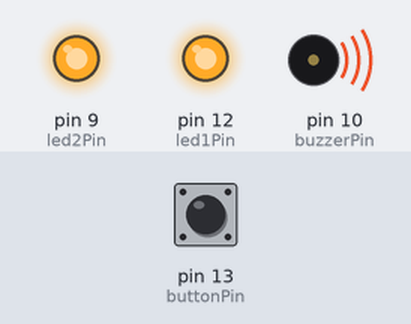
Bench run of a sketch on a simulated Arduino Uno, built with avr-gcc and run on an emulated ATmega328P. Shown: output pins drawn as LEDs (lit = HIGH), buzzer (waves = sounding, pin HIGH). The test bench sets the inputs (shaded band); at power-on: pin 13 (buttonPin) HIGH.

Above: at 4.8 s.
4.9 s: pin 13 (buttonPin) pulled LOW for 2.35 s
At 8.5 s:
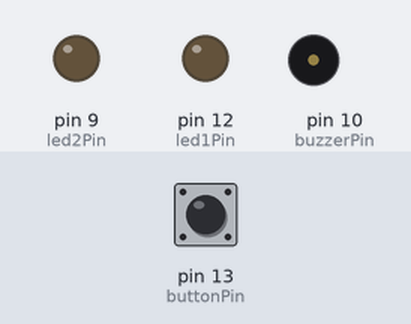
10.8 s: pin 13 (buttonPin) driven LOW
At 15.5 s:
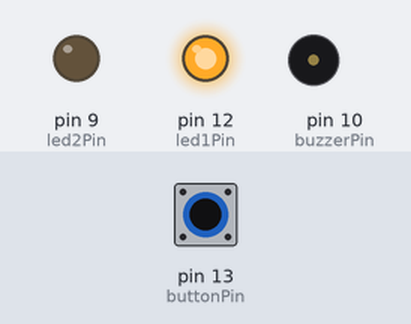
16.8 s: pin 13 (buttonPin) driven HIGH
At 19.0 s:
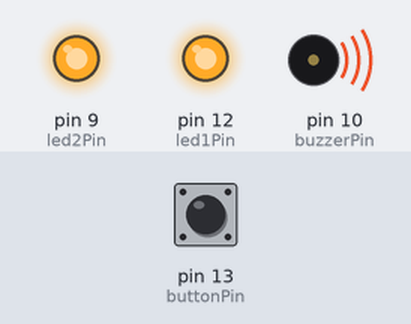
Timing chart, 0 to 20.5 s (numbered marks = the images above; inputs shaded):
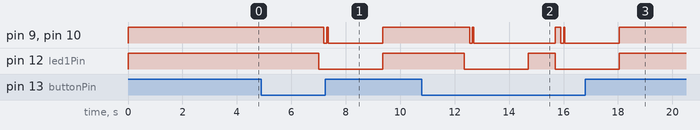

Measured:
- after the input at 4.9 s, pin 9 (led2Pin), pin 10 (buzzerPin): HIGH → LOW after 2.3 s, → HIGH 0.10 s later, → LOW 0.05 s later, → HIGH 2.0 s later; pin 12 (led1Pin): HIGH → LOW after 2.1 s, → HIGH 2.4 s later
- after the input at 10.8 s, pin 9 (led2Pin), pin 10 (buzzerPin): goes LOW 0.10 s, HIGH 0.05 s, LOW 3.0 s, HIGH 0.20 s, LOW 0.10 s, HIGH 0.05 s, then LOW, starting after 1.8 s; pin 12 (led1Pin): HIGH → LOW after 1.6 s, → HIGH 2.4 s later, → LOW 1.0 s later
- after the input at 16.8 s, pin 12 (led1Pin): goes on until 18.1 s, then stays HIGH

The sketch:

light_blinking.ino
```cpp
const int buttonPin = 13; //Botão
const int led1Pin = 12;   //LED vermelho
const int led2Pin = 9;   //LED azul
const int buzzerPin = 10; //Buzzer

int buttonPressed = 0;

void setup() {
  pinMode(buttonPin, INPUT);
  pinMode(led1Pin, OUTPUT);
  pinMode(led2Pin, OUTPUT);
  pinMode(buzzerPin, OUTPUT);
}

void loop() {

  buttonPressed = digitalRead(buttonPin);   //Variável para detectar se o botão é pressionado

  if(buttonPressed == LOW){
    digitalWrite(led1Pin, HIGH);   //Ligar led vermelhos
    delay(1000);
    digitalWrite(led1Pin, LOW);    //Desligar led vermelho
    digitalWrite(led2Pin, HIGH);   //Ligar led azul
    digitalWrite(buzzerPin, HIGH); //Ligar buzzer;
    delay(200);
    digitalWrite(led2Pin, LOW);    //Desligar led azul
    digitalWrite(buzzerPin, LOW);
    delay(100);
    digitalWrite(led2Pin, HIGH);   //Ligar led azul
    digitalWrite(buzzerPin, HIGH);
    delay(50);
    digitalWrite(led2Pin, LOW);    //Desligar led azul
    digitalWrite(buzzerPin, LOW);
  }
  else {
    digitalWrite(led1Pin, HIGH);
    digitalWrite(led2Pin, HIGH);
    digitalWrite(buzzerPin, HIGH);
  }
  delay(2000);
}
```
